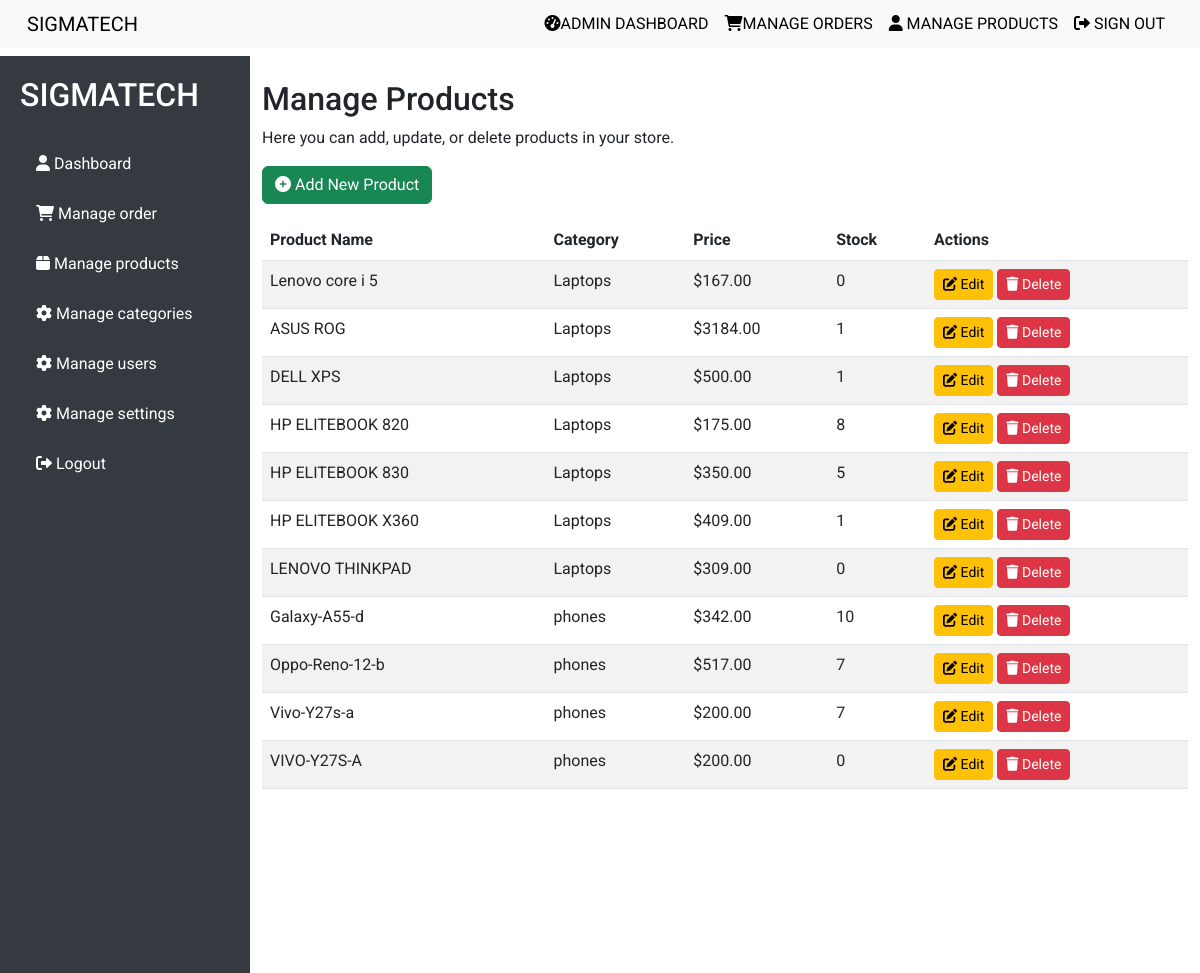
The page /admin_panel/products/ (signed in, upper part) on the database as committed earlier.
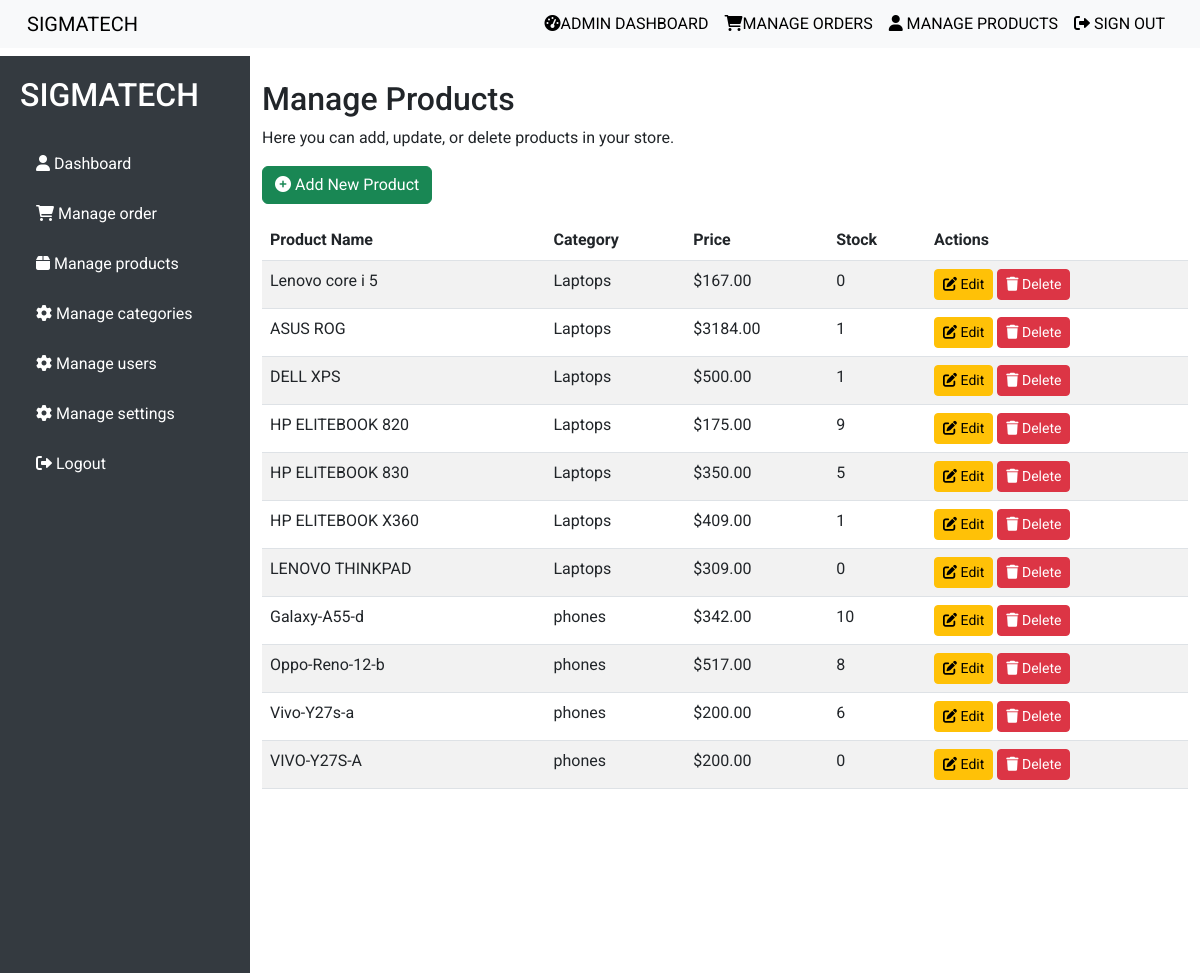
The same page on the database as committed later.
### product/models.py (models this page shows, shortened)
class Product(models.Model):
    name = models.CharField(max_length=100)
    price = models.DecimalField(max_digits=10, decimal_places=2)
    image = models.ImageField(upload_to='products/')
    category = models.ForeignKey(Category, on_delete=models.CASCADE)
    description = models.TextField(null=True)
    quantity = models.PositiveIntegerField(default=1)

class Category(models.Model):
    name = models.CharField(max_length=100)
    image = models.ImageField(upload_to='categories/')
    def __str__(self):
        return self.name

### admin_panel/views.py (the view)
# urls.py: path('products/', admin_manage_products, name='admin_manage_products'),
@user_passes_test(admin_only)
def admin_manage_products(request):
    products = Product.objects.all()
    return render(request, 'admin_panel/manage_products.html', {'products': products})

### admin_panel/views.py (called while the page is built)
def admin_only(user):
    return user.is_superuser

### admin_panel/templates/admin_panel/manage_products.html (shortened to what this page needs)
{% extends 'admin_panel/base1.html' %}
{% block content %}
<div class="container-fluid mt-4">
    <h2>Manage Products</h2>
    <p>Here you can add, update, or delete products in your store.</p>
    <a href="{% url 'admin_panel:admin_add_product' %}" class="btn btn-success mb-3">
        <i class="fas fa-plus-circle"></i> Add New Product
    </a>
    <div class="table-responsive">
        <table class="table table-striped">
            <thead>
                <tr>
                    <th>Product Name</th>
                    <th>Category</th>
                    <th>Price</th>
                    <th>Stock</th>
                    <th>Actions</th>
                </tr>
            </thead>
            <tbody>
                {% for product in products %}
                <tr>
                    <td>{{ product.name }}</td>
                    <td>{{ product.category }}</td>
                    <td>${{ product.price }}</td>
                    <td>{{ product.quantity }}</td>
                    <td>
                        <a href="{% url 'admin_panel:admin_edit_product' product.id %}" class="btn btn-warning btn-sm">
                            <i class="fas fa-edit"></i> Edit
                        </a>
                        <a href="{% url 'admin_panel:admin_delete_product' product.id %}" class="btn btn-danger btn-sm">
                            <i class="fas fa-trash"></i> Delete
                        </a>
                    </td>
                </tr>
                {% endfor %}
            </tbody>
        </table>
    </div>
</div>
{% endblock %}

Rows that differ between the two databases and show on the page:
changed Product "HP ELITEBOOK 820": quantity "8" → "9"
changed Product "Oppo-Reno-12-b": quantity "7" → "8"
changed Product "Vivo-Y27s-a": quantity "7" → "6"
